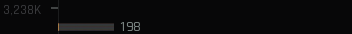
#> input picture images/price_area_roi.png, 352 x 34 px
$ python a.py --image images/price_area_roi.png
#> lines starting #> are read from the running program, lines starting #| are printed output that depends on the picture; after the words box and inside, x2 and y2 are one past the last pixel; in counts of white or black regions, pixels touching at a corner belong together
"""
预处理并保存每一步效果图（含参数注释与耗时）。

使用方法（示例）:
  uv run python a.py --image images/price_area_roi.png

可调参数请查看 `--help`。
"""

from __future__ import annotations

import argparse
import json
import time
from dataclasses import asdict, dataclass
from datetime import datetime
from pathlib import Path
from typing import Dict, Iterable, List, Tuple

import numpy as np

try:  # OpenCV 是必需的
    import cv2
except Exception as exc:  # pragma: no cover - 运行时错误提示
    raise SystemExit("需要依赖: opencv-python-headless 或 opencv-python") from exc

# Tesseract 可选，默认不强制使用
try:  # pragma: no cover
    import pytesseract  # type: ignore
except Exception:  # pragma: no cover
    pytesseract = None  # noqa: N816


@dataclass
class OCRPreprocessParams:
    """可调参数集合。若通过命令行传参，会覆盖默认值。"""

    # 输入/输出
    image: str = "images/price_area_roi.png"
    outdir: str | None = None
    overlay: bool = False  # 是否在图片上叠加说明
    overlay_params: bool = False  # 是否叠加参数（默认不叠加）

    # 尺度与锐化
    scale: float = 3.0
    enable_unsharp: bool = False
    unsharp_sigma: float = 1.0
    unsharp_amount: float = 1.0

    # 对比增强（CLAHE）
    clahe_clip_limit: float = 2.0
    clahe_tile_grid: int = 8

    # 形态学/阈值
    tophat_ksize: int = 15
    hline_len: int = 60
    adaptive_block_size: int = 31  # 必须为奇数
    adaptive_C: int = 2
    invert: bool = True
    close_ksize: int = 3
    min_area: int = 0  # >0 时会去除更小连通域

    # OCR（可选）
    do_ocr: bool = False
    ocr_psm: int = 6
    ocr_whitelist: str = "0123456789K,"
    extract: bool = False  # 从整图按行提取 price/number
    row_count: int = 5
    row_min_sep_ratio: float = 0.08  # 行间最小间距相对高度
    left_right_split: float = 0.4  # 小于该比例视为左侧价格

    # [17 lines left out: function as_readable_lines, not called in this run]


def _ensure_odd(n: int) -> int:
    return n if n % 2 == 1 else max(1, n - 1)


# [32 lines left out: functions _to_bgr, _annotate, not called in this run]


def _save_step(
    out_dir: Path,
    step_idx: int,
    name: str,
    img: np.ndarray,
    params: OCRPreprocessParams,
    elapsed_ms: float,
    extra_lines: Iterable[str] | None = None,
) -> Path:
    """保存步骤图像；如启用 overlay，则叠加简要说明。"""
    if params.overlay:
        lines = [f"{step_idx:02d}. {name}", f"time={elapsed_ms:.1f} ms"]
        if params.overlay_params:
            lines += params.as_readable_lines()
        if extra_lines:
            lines += list(extra_lines)
        out_img = _annotate(img, lines)
    else:
        out_img = img
    out_path = out_dir / f"{step_idx:02d}_{name}.png"
    cv2.imwrite(str(out_path), out_img)
    return out_path


def _timer() -> Tuple[float, callable]:
    start = time.perf_counter()

    def end() -> float:
        return (time.perf_counter() - start) * 1000.0

    return start, end


# [128 lines left out: functions _smooth_1d, _find_rows_from_lines, _extract_rows_from_image, not called in this run]


def run_pipeline(params: OCRPreprocessParams) -> None:
    """执行整套预处理流程，导出每一步的效果图与计时。"""
    src_path = Path(params.image)
    if not src_path.exists():
        raise SystemExit(f"找不到输入图像: {src_path}")

    ts = datetime.now().strftime("%Y%m%d_%H%M%S")
    out_dir = Path(params.outdir) if params.outdir else Path("images") / f"ocr_steps_{ts}"
    out_dir.mkdir(parents=True, exist_ok=True)

    # 保存参数
    (out_dir / "params.json").write_text(json.dumps(asdict(params), ensure_ascii=False, indent=2), encoding="utf-8")

    steps_log: List[Dict[str, object]] = []

    # 0) 读取
    t0, end = _timer()
    bgr = cv2.imread(str(src_path), cv2.IMREAD_COLOR)
#> bgr is the input picture: shape (34, 352, 3); mean B, G, R 10.8, 9.8, 9.9
    elapsed = end()
    p = _save_step(out_dir, 0, "load", bgr, params, elapsed, [f"src={src_path}"])
    steps_log.append({"step": 0, "name": "load", "ms": elapsed, "path": str(p)})

    # 1) 放大
    t0, end = _timer()
    scaled = cv2.resize(bgr, None, fx=params.scale, fy=params.scale, interpolation=cv2.INTER_CUBIC)
    elapsed = end()
    p = _save_step(out_dir, 1, "resize", scaled, params, elapsed)
    steps_log.append({"step": 1, "name": "resize", "ms": elapsed, "path": str(p)})

    # 2) 反锐化（可选）
    sharpened = scaled
    if params.enable_unsharp:
        t0, end = _timer()
        blur = cv2.GaussianBlur(scaled, (0, 0), params.unsharp_sigma)
        sharpened = cv2.addWeighted(scaled, 1 + params.unsharp_amount, blur, -params.unsharp_amount, 0)
        elapsed = end()
        p = _save_step(out_dir, 2, "unsharp", sharpened, params, elapsed)
        steps_log.append({"step": 2, "name": "unsharp", "ms": elapsed, "path": str(p)})
    else:
        # 若未启用，将步骤编号继续推进但不另存
        pass

    # 3) CLAHE（L 通道）
    t0, end = _timer()
    lab = cv2.cvtColor(sharpened, cv2.COLOR_BGR2LAB)
#> lab: shape (102, 1056, 3); mean of channels 0, 1, 2 8.2, 128, 127.1
    l, a, b = cv2.split(lab)
    clahe = cv2.createCLAHE(clipLimit=float(params.clahe_clip_limit), tileGridSize=(params.clahe_tile_grid, params.clahe_tile_grid))
    cl = clahe.apply(l)
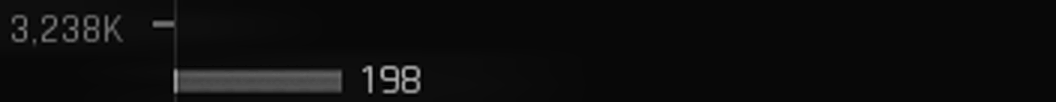
#> cl: shape (102, 1056); min 2, max 182, mean 13.6
    clahe_bgr = cv2.cvtColor(cv2.merge([cl, a, b]), cv2.COLOR_LAB2BGR)
    elapsed = end()
    p = _save_step(out_dir, 3, "clahe", clahe_bgr, params, elapsed)
    steps_log.append({"step": 3, "name": "clahe", "ms": elapsed, "path": str(p)})

    # 4) 灰度
    t0, end = _timer()
    gray = cv2.cvtColor(clahe_bgr, cv2.COLOR_BGR2GRAY)
    elapsed = end()
    p = _save_step(out_dir, 4, "gray", gray, params, elapsed)
    steps_log.append({"step": 4, "name": "gray", "ms": elapsed, "path": str(p)})

    # 5) 顶帽（突出亮字符）
    t0, end = _timer()
    k = params.tophat_ksize
    tophat = cv2.morphologyEx(gray, cv2.MORPH_TOPHAT, cv2.getStructuringElement(cv2.MORPH_RECT, (k, k)))
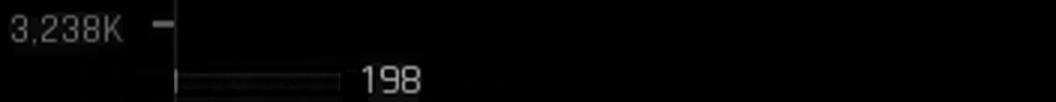
#> tophat: shape (102, 1056); min 0, max 170, mean 2.7
    elapsed = end()
    p = _save_step(out_dir, 5, "tophat", tophat, params, elapsed)
    steps_log.append({"step": 5, "name": "tophat", "ms": elapsed, "path": str(p)})

    # 6) 提取/去除水平线
    t0, end = _timer()
    hker = cv2.getStructuringElement(cv2.MORPH_RECT, (params.hline_len, 1))
    lines = cv2.morphologyEx(tophat, cv2.MORPH_OPEN, hker)
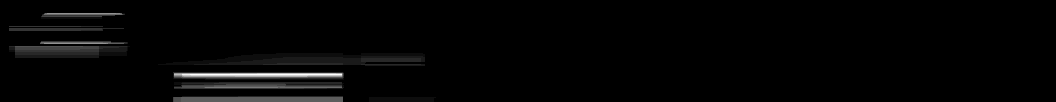
#> lines: shape (102, 1056); min 0, max 19, mean 0.357; drawn with min black and max white
    no_lines = cv2.subtract(tophat, lines)
    elapsed = end()
    p1 = _save_step(out_dir, 6, "lines", lines, params, elapsed)
    p2 = _save_step(out_dir, 7, "nolines", no_lines, params, 0.0)
    steps_log.append({"step": 6, "name": "lines", "ms": elapsed, "path": str(p1)})
    steps_log.append({"step": 7, "name": "nolines", "ms": 0.0, "path": str(p2)})

    # 7) 自适应阈值
    t0, end = _timer()
    blk = _ensure_odd(params.adaptive_block_size)
    binimg = cv2.adaptiveThreshold(
        no_lines,
        255,
        cv2.ADAPTIVE_THRESH_GAUSSIAN_C,
        cv2.THRESH_BINARY,
        blk,
        params.adaptive_C,
    )
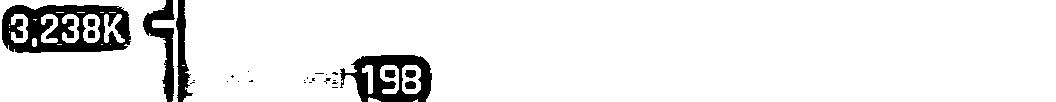
#> binimg: shape (102, 1056); 91.9% white; 28 black regions (19 under 20 px), largest, box (x1, y1, x2, y2) and area: (2, 5, 131, 53) 3987, (340, 55, 432, 102) 2323, (143, 0, 175, 102) 1190
    elapsed = end()
    p = _save_step(out_dir, 8, "adaptive", binimg, params, elapsed, [f"block={blk}"])
    steps_log.append({"step": 8, "name": "adaptive", "ms": elapsed, "path": str(p)})

    # 8) 取反（如需要）
    if params.invert:
        t0, end = _timer()
        inv = 255 - binimg
        elapsed = end()
        p = _save_step(out_dir, 9, "invert", inv, params, elapsed)
        steps_log.append({"step": 9, "name": "invert", "ms": elapsed, "path": str(p)})
    else:
        inv = binimg

    # 9) 闭运算（连接断裂笔画）
    t0, end = _timer()
    ck = params.close_ksize
    closed = cv2.morphologyEx(inv, cv2.MORPH_CLOSE, cv2.getStructuringElement(cv2.MORPH_RECT, (ck, ck)), 1)
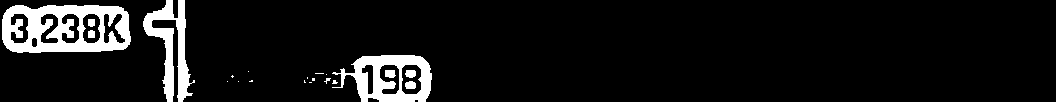
#> closed: shape (102, 1056); 8.3% white; 21 white regions (13 under 20 px), largest, box (x1, y1, x2, y2) and area: (2, 5, 131, 53) 4062, (332, 55, 432, 102) 2369, (143, 0, 195, 102) 2096
    elapsed = end()
    p = _save_step(out_dir, 10, "close", closed, params, elapsed)
    steps_log.append({"step": 10, "name": "close", "ms": elapsed, "path": str(p)})

    # 10) 小连通域去噪（可选）
    denoised = closed
    if params.min_area and params.min_area > 0:
        t0, end = _timer()
        comp_src = 255 - closed if params.invert else closed  # 连通域检测需前景为白
        num_labels, labels, stats, _ = cv2.connectedComponentsWithStats(comp_src, connectivity=8)
        mask = np.zeros_like(comp_src)
        for i in range(1, num_labels):
            if stats[i, cv2.CC_STAT_AREA] >= params.min_area:
                mask[labels == i] = 255
        # 将方向恢复为与 closed 一致：invert=True 时原图为黑字白底
        denoised = 255 - mask if params.invert else mask
        elapsed = end()
        p = _save_step(out_dir, 11, "denoise", denoised, params, elapsed)
        steps_log.append({"step": 11, "name": "denoise", "ms": elapsed, "path": str(p)})

    # 11) 可选 OCR
    if params.do_ocr:
        if pytesseract is None:
            (out_dir / "ocr.txt").write_text("pytesseract 未安装，跳过 OCR。\n", encoding="utf-8")
        else:
            t0, end = _timer()
            cfg = f"--oem 3 --psm {params.ocr_psm} -c tessedit_char_whitelist={params.ocr_whitelist}"
            text = pytesseract.image_to_string(denoised, config=cfg, lang="eng")  # type: ignore
            elapsed = end()
            (out_dir / "ocr.txt").write_text(text, encoding="utf-8")
            steps_log.append({"step": 12, "name": "ocr", "ms": elapsed, "path": str(out_dir / 'ocr.txt')})

    # 12) 提取结构化结果（price/number）
    if params.extract and pytesseract is not None:
        t0, end = _timer()
        result = _extract_rows_from_image(
            denoised,
            (bgr.shape[1], bgr.shape[0]),
            lines,
            params,
        )
        elapsed = end()
        (out_dir / "extracted.json").write_text(json.dumps(result, ensure_ascii=False, indent=2), encoding="utf-8")
        steps_log.append({"step": 13, "name": "extract", "ms": elapsed, "path": str(out_dir / 'extracted.json')})

    # 导出步骤日志
    (out_dir / "steps.json").write_text(json.dumps(steps_log, ensure_ascii=False, indent=2), encoding="utf-8")
    with (out_dir / "steps.csv").open("w", encoding="utf-8") as f:
        f.write("step,name,ms,path\n")
        for s in steps_log:
            f.write(f"{s['step']},{s['name']},{s['ms']:.1f},{s['path']}\n")
#> this loop made 10 passes

    print(f"已输出到: {out_dir}")


def build_argparser() -> argparse.ArgumentParser:
    p = argparse.ArgumentParser(description="保存 OCR 预处理每一步效果图与耗时")
    p.add_argument("--image", type=str, default=OCRPreprocessParams.image, help="输入图片路径")
    p.add_argument("--outdir", type=str, default=None, help="输出目录（默认 images/ocr_steps_时间戳）")
    p.add_argument("--overlay", action="store_true", help="在输出图像上叠加步骤与耗时（默认关闭）")
    p.add_argument("--overlay-params", action="store_true", help="叠加参数文本（默认关闭）")
    p.add_argument("--scale", type=float, default=OCRPreprocessParams.scale, help="缩放倍数")
    p.add_argument("--enable-unsharp", action="store_true", help="启用反锐化增强")
    p.add_argument("--unsharp-sigma", type=float, default=OCRPreprocessParams.unsharp_sigma, help="反锐化高斯σ")
    p.add_argument("--unsharp-amount", type=float, default=OCRPreprocessParams.unsharp_amount, help="反锐化强度")
    p.add_argument("--clahe-clip-limit", type=float, default=OCRPreprocessParams.clahe_clip_limit, help="CLAHE clip limit")
    p.add_argument("--clahe-tile-grid", type=int, default=OCRPreprocessParams.clahe_tile_grid, help="CLAHE tile grid 大小")
    p.add_argument("--tophat-ksize", type=int, default=OCRPreprocessParams.tophat_ksize, help="顶帽核大小（正方形）")
    p.add_argument("--hline-len", type=int, default=OCRPreprocessParams.hline_len, help="水平线结构元长度")
    p.add_argument("--adaptive-block-size", type=int, default=OCRPreprocessParams.adaptive_block_size, help="自适应阈值窗口（奇数）")
    p.add_argument("--adaptive-C", type=int, default=OCRPreprocessParams.adaptive_C, help="自适应阈值常数C")
    p.add_argument("--invert", action="store_true", help="二值图取反（默认开启）")
    p.add_argument("--no-invert", dest="invert", action="store_false", help="禁用取反")
    p.set_defaults(invert=OCRPreprocessParams.invert)
    p.add_argument("--close-ksize", type=int, default=OCRPreprocessParams.close_ksize, help="闭运算核大小")
    p.add_argument("--min-area", type=int, default=OCRPreprocessParams.min_area, help="去噪最小连通域面积（0 关闭）")
    p.add_argument("--do-ocr", action="store_true", help="执行 OCR 并输出文本")
    p.add_argument("--ocr-psm", type=int, default=OCRPreprocessParams.ocr_psm, help="Tesseract --psm")
    p.add_argument("--ocr-whitelist", type=str, default=OCRPreprocessParams.ocr_whitelist, help="Tesseract 白名单")
    p.add_argument("--extract", action="store_true", help="提取结构化结果（price/number）")
    p.add_argument("--row-count", type=int, default=OCRPreprocessParams.row_count, help="预期行数；0 表示自动")
    p.add_argument("--row-min-sep-ratio", type=float, default=OCRPreprocessParams.row_min_sep_ratio, help="相对高度的最小行间距，用于非极大值抑制")
    p.add_argument("--split", dest="left_right_split", type=float, default=OCRPreprocessParams.left_right_split, help="左右划分的相对 x（0-1）")
    return p


def main(argv: List[str] | None = None) -> None:
    args = vars(build_argparser().parse_args(argv))
    params = OCRPreprocessParams(**args)
    # 适配奇数窗口
    params.adaptive_block_size = _ensure_odd(params.adaptive_block_size)
    run_pipeline(params)


if __name__ == "__main__":
    main()

$ run again, with images/buy_data_top.png copied over images/price_area_roi.png
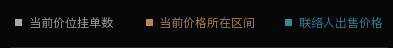
#> input picture images/buy_data_top.png, 393 x 48 px
#> in run_pipeline, bgr is the input picture: shape (48, 393, 3); mean B, G, R 14.8, 14.7, 14
#> lab: shape (144, 1179, 3); mean of channels 0, 1, 2 13.6, 127.9, 127.6
#> in run_pipeline, `binimg = cv2.adaptiveThreshold( no_lines, 255, cv2.ADAPTIVE_THRESH_GAU..`:
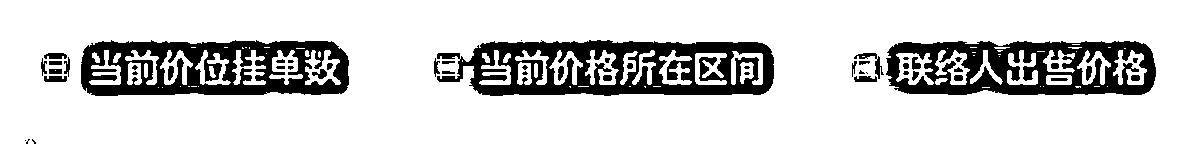
#> binimg: shape (144, 1179); 81.3% white; 52 black regions (16 under 20 px), largest, box (x1, y1, x2, y2) and area: (437, 40, 774, 96) 11150, (81, 40, 349, 96) 9463, (886, 41, 1156, 95) 9057
#> in run_pipeline, `closed = cv2.morphologyEx(inv, cv2.MORPH_CLOSE, cv2.getStructuringElem..`:
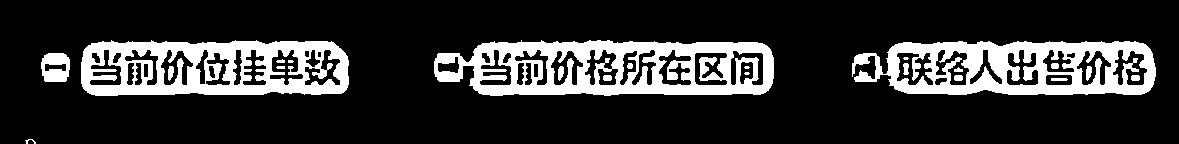
#> closed: shape (144, 1179); 19.3% white; 22 white regions (4 under 20 px), largest, box (x1, y1, x2, y2) and area: (434, 40, 774, 96) 11619, (852, 41, 1156, 95) 9966, (81, 40, 349, 96) 9811
#> the loop in run_pipeline, `for s in steps_log:` made 10 passes
